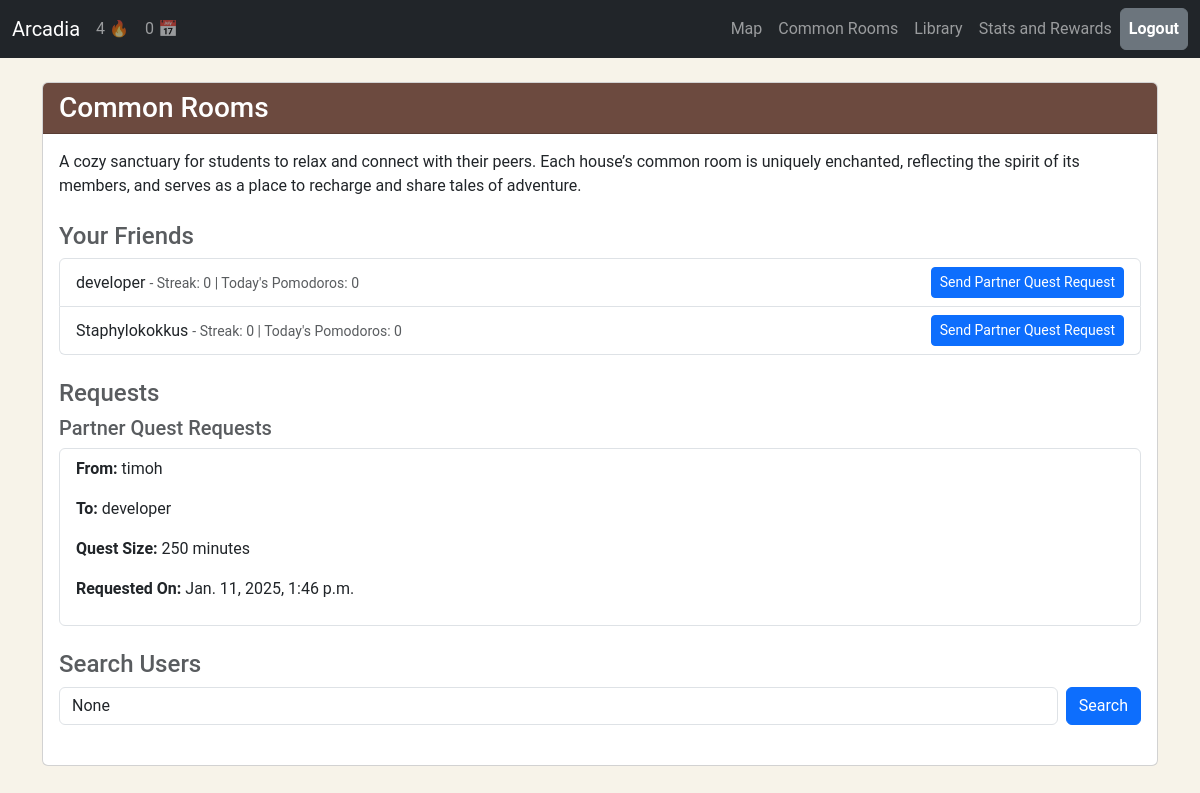
Screenshot of /pomo/common_rooms/ (signed in) with the database file from the repository.
### pomo/models.py (models this page shows, shortened)
class Location(models.Model):
    name = models.CharField(max_length=100)
    title = models.CharField(max_length=100, blank=True, null=True)
    description = models.TextField()

class PartnerQuestRequest(models.Model):
    from_user = models.ForeignKey(User, related_name='sent_partner_requests', on_delete=models.CASCADE)
    to_user = models.ForeignKey(User, related_name='received_partner_requests', on_delete=models.CASCADE)
    timestamp = models.DateTimeField(auto_now_add=True)
    size = models.IntegerField(default=10*25*60) # 10 pomodoros

### pomo/views.py (the view)
# urls.py: path('common_rooms/', common_rooms, name='common_rooms'),
@login_required
def common_rooms(request):
    partner_quest_context = get_context_partner_quests(request.user)
    friends = request.user.profile.friends.all()
    friend_requests = FriendRequest.objects.filter(to_user=request.user)
    friends_info = []
    for friend in friends:
        player_state = PlayerState.objects.get(player=friend.user)
        friends_info.append({
            'id': friend.user.id,
            'username': friend.user.username,
            'streak': player_state.get_streak(),
            'pomodoros_today': player_state.get_total_pomos_today(),
        })
    query = request.GET.get('q')
    if query:
        users = User.objects.filter(Q(username__icontains=query)).exclude(username=request.user.username)
    else:
        users = User.objects.none()
    stats = get_pomo_stats(request.user)
    location_description  = Location.objects.get(name='common_rooms').description
    return render(request, 'pomo/common_rooms.html', {
        **stats, **partner_quest_context,
        'location_description': location_description,
        'friends_info': friends_info,
        'friend_requests': friend_requests,
        'users': users,
        'query': query,
    })

### pomo/models.py (called while the page is built)
    def get_highest_streak(self):
        return self.highest_streak

    def get_streak(self):
        pomodoros = Timers.objects.filter(user=self.player).order_by('-date_completed')
        if not pomodoros.exists():
            return 0  # No pomodoros, so no streak
        today = timezone.now().date()
        timers_today = Timers.objects.filter(user=self.player, date_completed=today)
        yesterday = today - timedelta(1)
        timers_yesterday = Timers.objects.filter(user=self.player, date_completed=yesterday)
        if len(timers_today)==0 and len(timers_yesterday)==0:
            self.current_streak=0
            self.save()
            return 0
        else:
            return self.current_streak

    def get_total_pomos_today(self):
        today = timezone.now().date()
        timers_today = Timers.objects.filter(user=self.player, date_completed=today)
        total_pomodoros_today = len(timers_today)
        return total_pomodoros_today

### pomo/streak.py (called while the page is built)
def calculate_streak(user):
    pomodoros = Timers.objects.filter(user=user).order_by('-date_completed')
    if not pomodoros.exists():
        return 0  # No pomodoros, so no streak
    streak = 0
    today = timezone.now().date()
    yesterday = today - timedelta(1)
    if pomodoros[0].date_completed == today or pomodoros[0].date_completed == yesterday:
        streak = 1  # User completed a Pomodoro today, start streak count
        for i in range(1, len(pomodoros)):
            prev_day = pomodoros[i - 1].date_completed
            current_day = pomodoros[i].date_completed
            if prev_day - current_day == timedelta(days=1):
                streak += 1
            elif prev_day - current_day > timedelta(days=1):
                break
    return streak

### pomo/views.py (called while the page is built, shortened)
def get_context_partner_quests(user):
    partner_quests = PartnerQuest.objects.filter(models.Q(partner1=user) | models.Q(partner2=user))
    partner_quests_requests = PartnerQuestRequest.objects.filter(models.Q(from_user=user) | models.Q(to_user=user))
    partner_quest_list=[]
    request_list = []
    for request in partner_quests_requests:
        request_list.append({
            'id': request.id,
            'from_user': request.from_user.username,
            'to_user': request.to_user.username,
            'timestamp': request.timestamp,
            'size': request.size //60,
            'is_receiver': request.to_user == user,
        })
    return {'partner_quests': partner_quest_list, 'partner_quests_requests': request_list}

### pomo/templates/pomo/common_rooms.html (shortened to what this page needs)
{% load static %}
<!DOCTYPE html>
<html lang="en">
<head>
    <link href="https://cdn.jsdelivr.net/npm/bootstrap@5.3.2/dist/css/bootstrap.min.css" rel="stylesheet"
>
</head>
<body style="background-color: #f7f3e9; font-family: 'Roboto', sans-serif;">
    {% include "pomo/includes/navbar.html" %}
    <div class="container mt-4">
        <div class="card">
            <div class="card-header text-white" style="background-color: #6c4a3f;">
                <h3 class="mb-0">Common Rooms</h3>
            </div>
            <div class="card-body">
                <p class="mb-4">{{ location_description }}</p>
                <div class="mb-4">
                    <h4 class="text-muted">Your Friends</h4>
                    <ul class="list-group">
                        {% for friend in friends_info %}
                        <li class="list-group-item d-flex justify-content-between align-items-center">
                            <span>
                                {{ friend.username }}
                                <small class="text-muted"> - Streak: {{ friend.streak }} | Today's Pomodoros: {{ friend.pomodoros_today }}</small>
                            </span>
                            <form action="{% url 'send_partner_quest_request' friend.id %}" method="post"
                                class="d-inline-block">
                                <button type="submit" class="btn btn-sm btn-primary">Send Partner Quest Request</button>
                            </form>
                        </li>
                        {% endfor %}
                    </ul>
                </div>
                {% if friend_requests or partner_quests_requests %}
                <div class="mb-4">
                    <h4 class="text-muted">Requests</h4>
                    {% if partner_quests_requests %}
                    <h5 class="text-muted">Partner Quest Requests</h5>
                    <ul class="list-group">
                        {% for request in partner_quests_requests %}
                        <li class="list-group-item">
                            <p><strong>From:</strong> {{ request.from_user }}</p>
                            <p><strong>To:</strong> {{ request.to_user }}</p>
                            <p><strong>Quest Size:</strong> {{ request.size }} minutes</p>
                            <p><strong>Requested On:</strong> {{ request.timestamp }}</p>
                        </li>
                        {% endfor %}
                    </ul>
                    {% endif %}
                </div>
                {% endif %}
                <div class="mb-4">
                    <h4 class="text-muted">Search Users</h4>
                    <form method="get" action="{% url 'common_rooms' %}" class="d-flex">
                        <input type="text" name="q" placeholder="Search by username" value="{{ query }}"
                            class="form-control me-2">
                        <button type="submit" class="btn btn-primary">Search</button>
                    </form>
                </div>
            </div>
        </div>
    </div>
</body>
</html>

### pomo/templates/pomo/includes/navbar.html (shortened to what this page needs)
<nav class="navbar navbar-dark navbar-expand-lg bg-dark text-white">
    <div class="container-fluid">
        {% if user.is_authenticated %}
        <a class="navbar-brand text-white" href="{% url 'game' %}">Arcadia</a>
        {% else %}
        <a class="navbar-brand text-white" href="{% url 'start' %}">Arcadia</a>
        {% endif %}
        <div class="d-flex align-items-center">
            {% if user.is_authenticated %}
            <span id="streak" class="navbar-text me-3" data-bs-toggle="tooltip" data-bs-placement="bottom"
                title="Current Streak">
                {{ streak }} 🔥
            </span>
            <span id="daily-pomos" class="navbar-text me-3" data-bs-toggle="tooltip" data-bs-placement="bottom"
                title="Number of Pomodoros Completed Today">
                {{ total_pomodoros_today }} 📅
            </span>
            {% endif %}
        </div>
        <div class="collapse navbar-collapse justify-content-end" id="navbarNavAltMarkup">
            <div class="navbar-nav align-items-center">
                {% if user.is_authenticated %}
                <a class="nav-link" href="{% url 'map' %}">Map</a>
                <a class="nav-link" href="{% url 'common_rooms' %}">Common Rooms</a>
                <a class="nav-link" href="{% url 'library' %}">Library</a>
                <a class="nav-link" href="{% url 'trophy_room' %}">Stats and Rewards</a>
                <a class="btn btn-secondary p-2 fw-bold" href="{% url 'logout' %}">Logout</a>
                {% else %}
                <a class="nav-link btn-secondary" href="{% url 'login' %}">Login</a>
                {% endif %}
            </div>
        </div>
    </div>
</nav>

### rows the page displays
Location: description "A cozy sanctuary for students to relax and connect with their peers. Each house’s common room is uniquely enchanted, reflecting the spirit of its members, and serves as a place to recharge and share tales of adventure."
PartnerQuestRequest: timestamp "Jan. 11, 2025, 1:46 p.m."

### other values shown
{{ streak }} "4"
{{ total_pomodoros_today }} "0"
{{ friend.username }} "developer" "Staphylokokkus"
{{ friend.streak }} "0" "0"
{{ friend.pomodoros_today }} "0" "0"
{{ request.from_user }} "timoh"
{{ request.to_user }} "developer"
{{ request.size }} "250"
